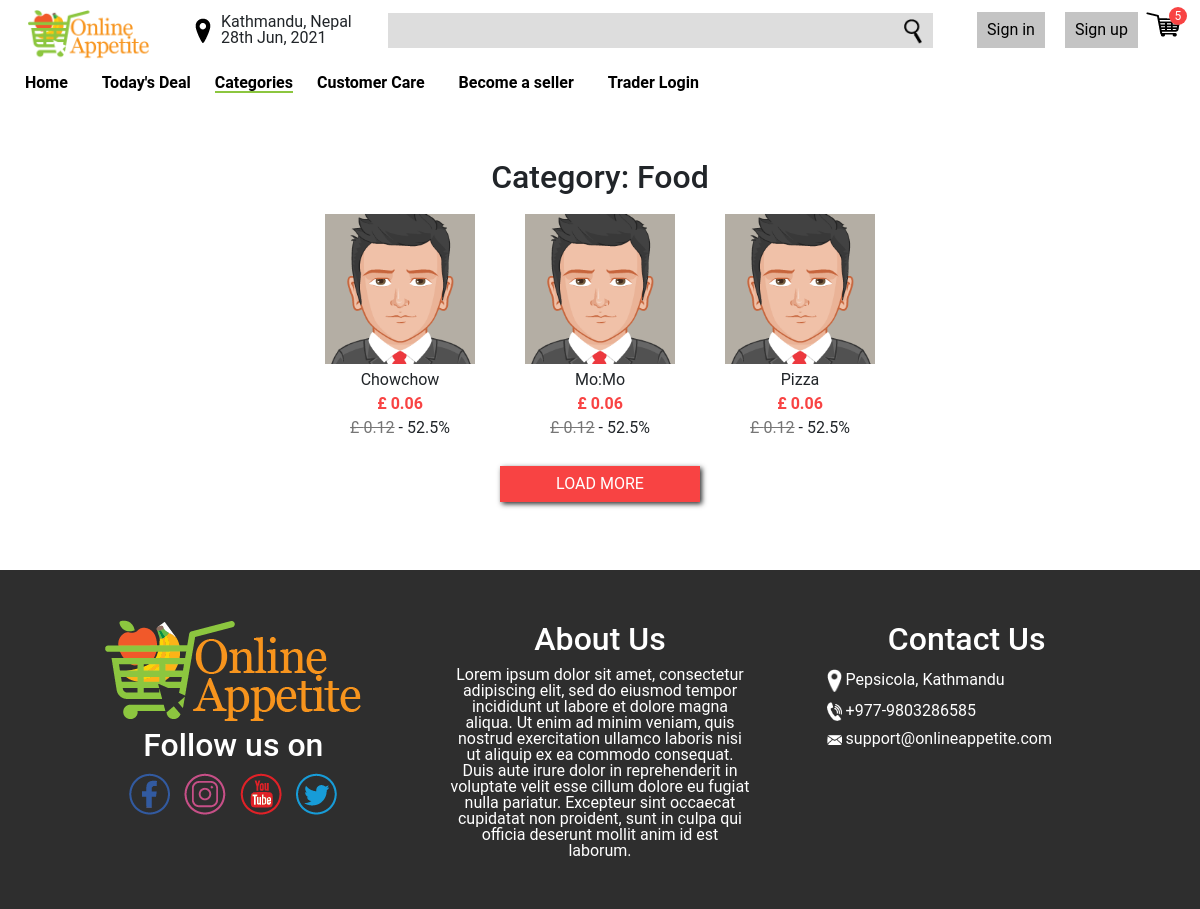
/category.php?id=1, run on the app's committed database.
### tables this page shows
CREATE TABLE categories (
	category_id INTEGER NOT NULL PRIMARY KEY AUTOINCREMENT,
	category_name VARCHAR(30) NOT NULL,
	description VARCHAR(200) NOT NULL,
	created_at TIMESTAMP DEFAULT CURRENT_TIMESTAMP,
	updated_at TIMESTAMP NULL
);

CREATE TABLE products (
	product_id INTEGER NOT NULL PRIMARY KEY AUTOINCREMENT,
	product_name VARCHAR(30) NOT NULL,
	category_id INTEGER NOT NULL,
	confirmed_on DATE NULL,
	price INTEGER NOT NULL,
	stock INTEGER NOT NULL,
	shop_id INTEGER NOT NULL,
	description VARCHAR(200) NOT NULL,
	image1 VARCHAR(50) NOT NULL,
	image2 VARCHAR(50) NOT NULL,
	created_at TIMESTAMP DEFAULT CURRENT_TIMESTAMP,
	updated_at TIMESTAMP NULL, "trader_id" INTEGER,
	FOREIGN KEY (category_id) REFERENCES category (category_id),
	FOREIGN KEY (shop_id) REFERENCES shop (shop_id)
);

### utils/database.php (called while the page is built, shortened)
<?php
    try {
        $conn = new PDO("sqlite:".__DIR__."/../database.sqlite");
        $conn->setAttribute(PDO::ATTR_ERRMODE, PDO::ERRMODE_EXCEPTION);
    }catch(PDOException $e) {
        die("Connection failed: " . $e->getMessage());
    }
    function fetch_all_row($sql){
        global $conn;
        $stmt = $conn->prepare($sql);
        $stmt->execute();
        $res = $stmt->fetchAll(PDO::FETCH_ASSOC);
        return $res;
    }
    function fetch_row($sql){
        global $conn;
        $stmt = $conn->prepare($sql);
        $res = $stmt->execute();
        $res = $stmt->fetch(PDO::FETCH_ASSOC);
        return $res;
    }

### category.php (the view, shortened to what this page needs)
<?php
require 'utils/database.php';
$category_id = $_GET['id'];
$pageCategory = fetch_row("SELECT * FROM categories WHERE category_id = '$category_id'")['category_name'];
$count = $_GET['more'] ?? '' == 'true' ? 30 : 15;
$products = fetch_all_row("SELECT * FROM products WHERE category_id = '$category_id' ORDER BY created_at LIMIT '$count'");
?>
<!DOCTYPE html>
<html lang="en">
<head>
    <link rel="stylesheet" href="css/bootstrap.min.css">
    <link rel="stylesheet" href="css/style.css">
</head>
<body>
    <?php
    include 'header.php';
    ?>
    <div class="text-center py-5">
        <h2>Category: <?= $pageCategory ?></h2>
        <div class="products">
            <?php
            foreach ($products as $product) {
                $discounts = fetch_all_row("SELECT rate FROM discounts WHERE ((discount_type = 'all') OR (discount_type = 'category' AND target_id = '" . $product['category_id'] . "') OR (discount_type = 'product' AND target_id = '" . $product['product_id'] . "') AND starts_on < CURRENT_DATE AND expires_on > CURRENT_DATE)");
                $discounted_price = round($product['price'] / 100.0, 2);
                foreach ($discounts as $discount) {
                    $discounted_price = $discounted_price * (100 - $discount['rate']) * 0.01;
                }
                $discount_rate = (round($product['price'] / 100.0, 2) - $discounted_price) * 100 / round($product['price'] / 100.0, 2);
            ?>
                <div class="product" onclick="window.location.href='/product.php?id=<?= $product['product_id'] ?>'">
                    <img class="product-image" src="<?= $product['image1'] ?>" alt="">
                    <span class="product-name py-2"><?= $product['product_name'] ?></span>
                    <span class="price pb-2">£ <?= round($discounted_price, 2) ?></span>
                    <?php
                    if ($product['price'] != $discounted_price) {
                    ?>
                        <div>
                            <span class="discount">£ <?= round($product['price'] / 100.0, 2) ?></span> -
                            <span class="rate"><?= round($discount_rate, 2) ?>%</span>
                        </div>
                    <?php
                    }
                    ?>
                </div>
            <?php } ?>
        </div>
        <button class="loadmore" onclick="window.location.href='/category.php?id=<?= $category_id ?>&more=true'">LOAD MORE</button>
    </div>
    <?php include 'footer.php'; ?>
</body>
</html>

### css/style.css (style rules this page uses)
html { scroll-behavior: smooth; }
html, body, ul { margin: 0; padding: 0; }
body { font-family: 'Roboto', sans-serif; line-height: 1; }
button, input, textarea, select { font-size: 1em; }
.products { display: flex; flex-wrap: wrap; justify-content: center; }
.product { display: flex; flex-direction: column; margin: 10px 25px; cursor: pointer; }
.product .product-image { height: 150px; width: 150px; object-fit: cover; grid-area: image; }
.product .product-name { grid-area: name; }
.product .price { color: #F84343; font-weight: 700; grid-area: price; }
.product .discount { color: #767676; text-decoration: line-through; grid-area: discount; }
.product .rate { grid-area: rate; }
.loadmore { background-color: #F84343; box-shadow: 2px 2px 5px #2E2E2E; color: #FFFFFF; border: none; padding: 10px; width: 200px; margin: 20px 0; cursor: pointer; }

### data on the page
categories: category_name "Food"
products: image1 (picture), product_name "Chowchow", discounted_price "0.06", $product['price']/100.0 "0.12", discount_rate "52.5"
products: image1 (picture), product_name "Mo:Mo", discounted_price "0.06", $product['price']/100.0 "0.12", discount_rate "52.5"
products: image1 (picture), product_name "Pizza", discounted_price "0.06", $product['price']/100.0 "0.12", discount_rate "52.5"
